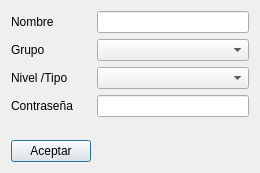
<?xml version="1.0" encoding="UTF-8"?>
<ui version="4.0">
 <class>DlgROSAPIUser</class>
 <widget class="QDialog" name="DlgROSAPIUser">
  <property name="geometry">
   <rect>
    <x>0</x>
    <y>0</y>
    <width>260</width>
    <height>173</height>
   </rect>
  </property>
  <property name="windowTitle">
   <string>Nuevo usuario ROS API</string>
  </property>
  <layout class="QGridLayout" name="gridLayout">
   <item row="1" column="0">
    <widget class="QLabel" name="label_2">
     <property name="text">
      <string>Grupo</string>
     </property>
    </widget>
   </item>
   <item row="2" column="0">
    <widget class="QLabel" name="label_3">
     <property name="text">
      <string>Nivel /Tipo</string>
     </property>
    </widget>
   </item>
   <item row="2" column="1">
    <widget class="QROSAPIUserLevelComboBox" name="userLevelComboBox"/>
   </item>
   <item row="0" column="0">
    <widget class="QLabel" name="label">
     <property name="text">
      <string>Nombre</string>
     </property>
    </widget>
   </item>
   <item row="0" column="1">
    <widget class="QLineEdit" name="userNameLineEdit"/>
   </item>
   <item row="5" column="0">
    <widget class="QPushButton" name="acceptButton">
     <property name="text">
      <string>Aceptar</string>
     </property>
    </widget>
   </item>
   <item row="3" column="0">
    <widget class="QLabel" name="label_4">
     <property name="text">
      <string>Contraseña</string>
     </property>
    </widget>
   </item>
   <item row="3" column="1">
    <widget class="QLineEdit" name="userPassLineEdit"/>
   </item>
   <item row="1" column="1">
    <widget class="QROSAPIUsersGroupComboBox" name="grupNameComboBox"/>
   </item>
   <item row="4" column="1">
    <spacer name="verticalSpacer">
     <property name="orientation">
      <enum>Qt::Vertical</enum>
     </property>
     <property name="sizeHint" stdset="0">
      <size>
       <width>20</width>
       <height>40</height>
      </size>
     </property>
    </spacer>
   </item>
  </layout>
 </widget>
 <customwidgets>
  <customwidget>
   <class>QROSAPIUsersGroupComboBox</class>
   <extends>QComboBox</extends>
   <header>Widgets/QROSAPIUsersGroupComboBox.h</header>
  </customwidget>
  <customwidget>
   <class>QROSAPIUserLevelComboBox</class>
   <extends>QComboBox</extends>
   <header>Widgets/QROSAPIUserLevelComboBox.h</header>
  </customwidget>
 </customwidgets>
 <tabstops>
  <tabstop>userNameLineEdit</tabstop>
  <tabstop>grupNameComboBox</tabstop>
  <tabstop>userLevelComboBox</tabstop>
  <tabstop>userPassLineEdit</tabstop>
 </tabstops>
 <resources/>
 <connections/>
</ui>
